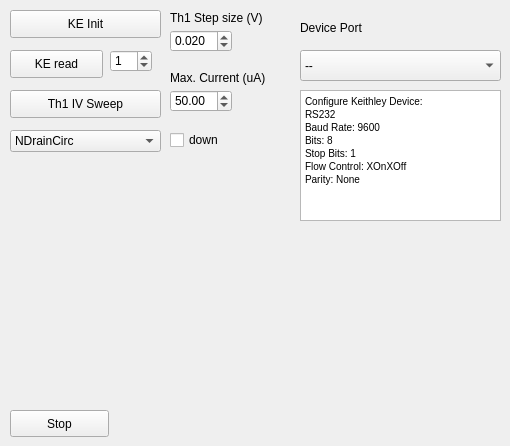
    <widget class="QWidget" name="tab_5">
     <attribute name="title">
      <string>KE</string>
     </attribute>
     <widget class="QCheckBox" name="Th1SweepDown">
      <property name="geometry">
       <rect>
        <x>170</x>
        <y>130</y>
        <width>81</width>
        <height>20</height>
       </rect>
      </property>
      <property name="text">
       <string>down</string>
      </property>
     </widget>
     <widget class="QComboBox" name="Th1MeasOption">
      <property name="geometry">
       <rect>
        <x>10</x>
        <y>130</y>
        <width>151</width>
        <height>22</height>
       </rect>
      </property>
      <item>
       <property name="text">
        <string>NDrainCirc</string>
       </property>
      </item>
      <item>
       <property name="text">
        <string>NDrainLin</string>
       </property>
      </item>
      <item>
       <property name="text">
        <string>PDrain</string>
       </property>
      </item>
     </widget>
     <widget class="QPushButton" name="KEread">
      <property name="geometry">
       <rect>
        <x>10</x>
        <y>10</y>
        <width>151</width>
        <height>28</height>
       </rect>
      </property>
      <property name="text">
       <string>KE Init</string>
      </property>
     </widget>
     <widget class="QPushButton" name="Th1Sweep">
      <property name="geometry">
       <rect>
        <x>10</x>
        <y>90</y>
        <width>151</width>
        <height>28</height>
       </rect>
      </property>
      <property name="text">
       <string>Th1 IV Sweep</string>
      </property>
     </widget>
     <widget class="QSpinBox" name="KeReadings">
      <property name="geometry">
       <rect>
        <x>110</x>
        <y>50</y>
        <width>42</width>
        <height>22</height>
       </rect>
      </property>
      <property name="value">
       <number>1</number>
      </property>
     </widget>
     <widget class="QPushButton" name="pushButton">
      <property name="geometry">
       <rect>
        <x>10</x>
        <y>410</y>
        <width>99</width>
        <height>27</height>
       </rect>
      </property>
      <property name="text">
       <string>Stop</string>
      </property>
     </widget>
     <widget class="QPushButton" name="KEread2">
      <property name="geometry">
       <rect>
        <x>10</x>
        <y>50</y>
        <width>93</width>
        <height>28</height>
       </rect>
      </property>
      <property name="text">
       <string>KE read</string>
      </property>
     </widget>
     <widget class="QComboBox" name="comboBox_3">
      <property name="geometry">
       <rect>
        <x>300</x>
        <y>50</y>
        <width>201</width>
        <height>31</height>
       </rect>
      </property>
      <item>
       <property name="text">
        <string>--</string>
       </property>
      </item>
     </widget>
     <widget class="QLabel" name="label_3">
      <property name="geometry">
       <rect>
        <x>300</x>
        <y>20</y>
        <width>71</width>
        <height>16</height>
       </rect>
      </property>
      <property name="text">
       <string>Device Port</string>
      </property>
     </widget>
     <widget class="QTextEdit" name="textEdit">
      <property name="enabled">
       <bool>true</bool>
      </property>
      <property name="geometry">
       <rect>
        <x>300</x>
        <y>90</y>
        <width>201</width>
        <height>131</height>
       </rect>
      </property>
      <property name="acceptDrops">
       <bool>false</bool>
      </property>
      <property name="readOnly">
       <bool>true</bool>
      </property>
      <property name="html">
       <string>&lt;!DOCTYPE HTML PUBLIC &quot;-//W3C//DTD HTML 4.0//EN&quot; &quot;http://www.w3.org/TR/REC-html40/strict.dtd&quot;&gt;
&lt;html&gt;&lt;head&gt;&lt;meta name=&quot;qrichtext&quot; content=&quot;1&quot; /&gt;&lt;style type=&quot;text/css&quot;&gt;
p, li { white-space: pre-wrap; }
&lt;/style&gt;&lt;/head&gt;&lt;body style=&quot; font-family:'MS Shell Dlg 2'; font-size:8.25pt; font-weight:400; font-style:normal;&quot;&gt;
&lt;p style=&quot; margin-top:0px; margin-bottom:0px; margin-left:0px; margin-right:0px; -qt-block-indent:0; text-indent:0px;&quot;&gt;&lt;span style=&quot; font-size:7.8pt;&quot;&gt;Configure Keithley Device:&lt;/span&gt;&lt;/p&gt;
&lt;p style=&quot; margin-top:0px; margin-bottom:0px; margin-left:0px; margin-right:0px; -qt-block-indent:0; text-indent:0px;&quot;&gt;&lt;span style=&quot; font-size:7.8pt;&quot;&gt;RS232&lt;/span&gt;&lt;/p&gt;
&lt;p style=&quot; margin-top:0px; margin-bottom:0px; margin-left:0px; margin-right:0px; -qt-block-indent:0; text-indent:0px;&quot;&gt;&lt;span style=&quot; font-size:7.8pt;&quot;&gt;Baud Rate: 9600&lt;/span&gt;&lt;/p&gt;
&lt;p style=&quot; margin-top:0px; margin-bottom:0px; margin-left:0px; margin-right:0px; -qt-block-indent:0; text-indent:0px;&quot;&gt;&lt;span style=&quot; font-size:7.8pt;&quot;&gt;Bits: 8&lt;/span&gt;&lt;/p&gt;
&lt;p style=&quot; margin-top:0px; margin-bottom:0px; margin-left:0px; margin-right:0px; -qt-block-indent:0; text-indent:0px;&quot;&gt;&lt;span style=&quot; font-size:7.8pt;&quot;&gt;Stop Bits: 1&lt;/span&gt;&lt;/p&gt;
&lt;p style=&quot; margin-top:0px; margin-bottom:0px; margin-left:0px; margin-right:0px; -qt-block-indent:0; text-indent:0px;&quot;&gt;&lt;span style=&quot; font-size:7.8pt;&quot;&gt;Flow Control: XOnXOff&lt;/span&gt;&lt;/p&gt;
&lt;p style=&quot; margin-top:0px; margin-bottom:0px; margin-left:0px; margin-right:0px; -qt-block-indent:0; text-indent:0px;&quot;&gt;&lt;span style=&quot; font-size:7.8pt;&quot;&gt;Parity: None&lt;/span&gt;&lt;/p&gt;&lt;/body&gt;&lt;/html&gt;</string>
      </property>
      <property name="acceptRichText">
       <bool>false</bool>
      </property>
     </widget>
     <widget class="QDoubleSpinBox" name="MaxCurrentMOS">
      <property name="geometry">
       <rect>
        <x>170</x>
        <y>90</y>
        <width>62</width>
        <height>22</height>
       </rect>
      </property>
      <property name="maximum">
       <double>1000.000000000000000</double>
      </property>
      <property name="value">
       <double>50.000000000000000</double>
      </property>
     </widget>
     <widget class="QLabel" name="label_6">
      <property name="geometry">
       <rect>
        <x>170</x>
        <y>70</y>
        <width>111</width>
        <height>16</height>
       </rect>
      </property>
      <property name="text">
       <string>Max. Current (uA)</string>
      </property>
     </widget>
     <widget class="QDoubleSpinBox" name="Th1StepSize">
      <property name="geometry">
       <rect>
        <x>170</x>
        <y>30</y>
        <width>62</width>
        <height>22</height>
       </rect>
      </property>
      <property name="decimals">
       <number>3</number>
      </property>
      <property name="maximum">
       <double>3.300000000000000</double>
      </property>
      <property name="singleStep">
       <double>0.010000000000000</double>
      </property>
      <property name="value">
       <double>0.020000000000000</double>
      </property>
     </widget>
     <widget class="QLabel" name="label_7">
      <property name="geometry">
       <rect>
        <x>170</x>
        <y>10</y>
        <width>101</width>
        <height>16</height>
       </rect>
      </property>
      <property name="text">
       <string>Th1 Step size (V)</string>
      </property>
     </widget>
    </widget>
